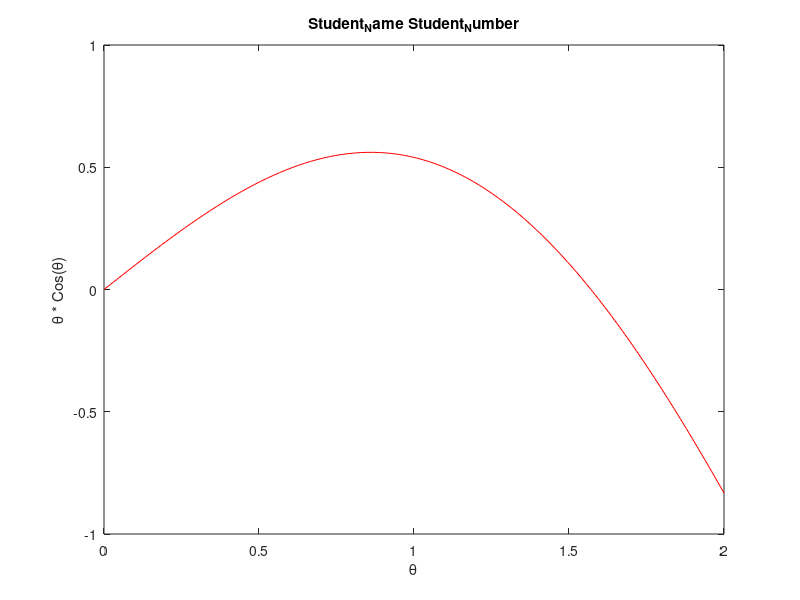

The MATLAB script that drew this image:
clear 
clc

% Q1
colon_vec = 0:250/19:250;
linspace_vec = linspace(0,250,20);

% Q2
v = [3 4 5 6]
v_t = v'

% Q3
x=[1 2 3 4 5];

%x1 = x.*x
%x2 = x'*x
%x3 = x*x'
%x4 = x*x

% Q4
dot_product = x*x';

% Q5
clear
clc
x = linspace(-10,10,10);
y = x.^2;
plot(x, y, 'k');
xlabel("x");
ylabel("y");
title("Student_Name Student_Number");

% Q6
clear
clc
theta = linspace(0, 2, 4);
y = sin(theta);
plot(theta, y, 'r');
xlabel("θ");
ylabel("Sin(θ)");
title("Student_Name Student_Number");

% Q7
clear
clc
theta = linspace(0, 2, 100);
y = sin(theta);
plot(theta, y, 'r');
xlabel("θ");
ylabel("Sin(θ)");
title("Student_Name Student_Number");

% Q8
% There are not enough data points in Q6 to produce an accurate sin wave

% Q9
clear
clc
theta = linspace(0, 2, 100);
y = theta.*cos(theta);
plot(theta, y, 'r');
xlabel("θ");
ylabel("θ * Cos(θ)");
title("Student_Name Student_Number");

% Q10
A = [1 3 5;2 4 6];
% B = A+A'; % Does not work, A would need to be a n*n vector for this command

% Q11
C = A.*A;
% This is not the matrix product this is the dot product

% Q12
clear
clc
X = [1 2 3;4 5 6];
Y = [2 4 6;5 7 9;1 2 3];

% X.*Y No - Incompatible size
XY = X*Y % Yes
% Y*X No - Incorrect dimensions for matrix multiplication
% Y'*X % No - Incompatible size
% X'*Y' % No - Incompatible size
% Y*X' % No - Incompatible size
%G b is the matrix product
len_X = length(X);
len_Y = length(Y);
% XY has a size of 2 x 3 - Check again

% Q13
clear
clc
A = [4 6 9;1 3 4;6 2 4];
B = [1 2 3;5 6 7;6 8 10];

C = A.*B
C(2, 3)
% Asking how the element was calculated form the original A and B vectors
A.*B % is the dot product of the vectors
D = A*B % Not the same as matrix C
D(2, 3)
% Asking how the element was calculated form the original A and B vectors
% A*B is the matrix product of the vectors

% Q14
A = [4 6 9;1 3 4; 6 2 4];
x = [1 4 9];
A.*x % Yes we can calculate it
% A*x No we cannot calculate it - The dimensions are incorrect for matrix
% multiplication
A*x' % Yes

% Q15
A = [4 6 9;1 3 4;6 2 4];
y = [2;4;8];
A*y % Yes a column vector with [104;46;52]
% y*A No - The dimensions are incorrect for matrix multiplication